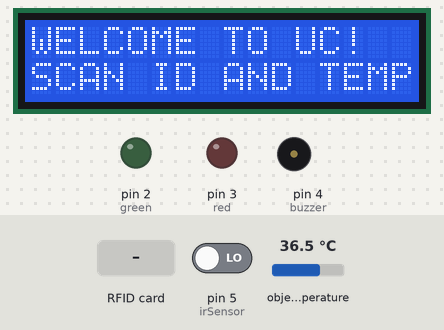
A sketch run on a simulated Arduino Uno, built with avr-gcc and run on an emulated ATmega328P. Shown: 16×2 character LCD, output pins drawn as LEDs (lit = HIGH), buzzer (waves = sounding, pin HIGH). Inputs (shaded band) come from the test bench; at power-on: pin 5 (irSensor) LOW, object temperature 36.5 °C. Pins used as bus, display or sensor lines are not drawn; what the sketch prints to the serial monitor is not drawn.

Above: at 1.3 s.
1.4 s: RFID card 5E 7A 19 C4 held to the reader
At 2.66 s:
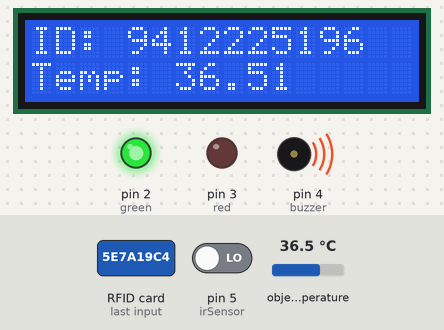
At 3.4 s:
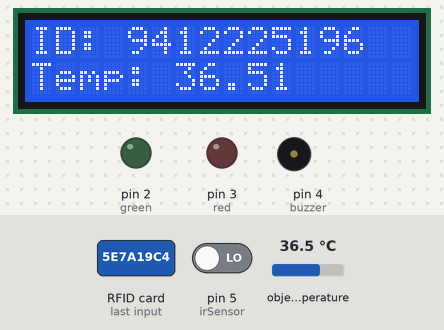
4.4 s: RFID card 5E 7A 19 C4 held to the reader
At 5.94 s:
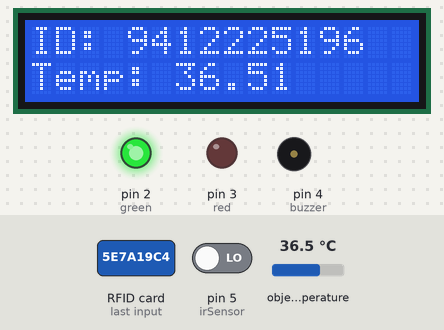
Timing chart, 0 to 7.6 s (numbered marks = the images above; inputs shaded):
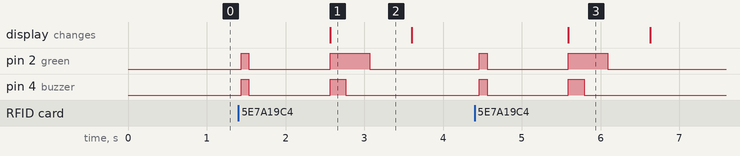

Measured:
- after the input at 1.4 s, pin 2 (green): LOW → HIGH at once, → LOW 0.10 s later, → HIGH 1.0 s later, → LOW 0.50 s later; pin 4 (buzzer): LOW → HIGH at once, → LOW 0.10 s later, → HIGH 1.0 s later, → LOW 0.20 s later; the display: changes after 1.2 s (image 1)
- after the input at 4.4 s, pin 2 (green): LOW → HIGH after 0.06 s, → LOW 0.10 s later, → HIGH 1.0 s later, → LOW 0.50 s later; pin 4 (buzzer): LOW → HIGH after 0.06 s, → LOW 0.10 s later, → HIGH 1.0 s later, → LOW 0.20 s later; the display: changes after 1.2 s (image 3)
- what the display in image 1 shows lasts 1.0 s, from 2.6 s to 3.6 s

The sketch:

arduino-cde.ino
```cpp
  #include <SPI.h>
  #include <MFRC522.h>
  #include <Adafruit_MLX90614.h>
  #include <Arduino.h>
  #include <Wire.h>
  #include <LiquidCrystal_PCF8574.h>

  #define SS_PIN 10
  #define RST_PIN 9

  MFRC522 rfid(SS_PIN, RST_PIN); // Instance of the class
  LiquidCrystal_PCF8574 lcd(0x27);


  // Init array that will store id number
  byte nuidPICC[4];
  String idstr;
  Adafruit_MLX90614 mlx = Adafruit_MLX90614();

  //for timer in irsensor and temsensor
  unsigned long starttime;
  unsigned long endtime;
  const unsigned long period = 5000;

  // for led and buzzer
  int green = 2;
  int red = 3;
  int buzzer = 4;
  int irSensor = 5;
  bool tempStatus;
  float temp;
  void setup() {
    pinMode(green,OUTPUT);
    pinMode(red, OUTPUT);
    pinMode(buzzer, OUTPUT);
    pinMode(irSensor, INPUT);

    Serial.begin(9600);
    //init for mfrc522
    SPI.begin();
    rfid.PCD_Init();
    //init for mlx
    mlx.begin();
    int error;
    Wire.begin();
    Wire.beginTransmission(0x27);
    error = Wire.endTransmission();
    Serial.print("Error: ");
    Serial.print(error);

    if (error == 0) {
      Serial.println(": LCD found.");
      lcd.begin(16, 2);  // initialize the lcd
    } else {
      Serial.println(": LCD not found.");
    }
  }


  void loop() {
    lcd.setBacklight(255);
    lcd.home();
    lcd.clear();


    lcd.setCursor(0,0);
    lcd.print("WELCOME TO UC!");
    lcd.setCursor(0,1);
    lcd.print("SCAN ID AND TEMP");

    //check for new card and read id num
    if(rfid.PICC_IsNewCardPresent() && rfid.PICC_ReadCardSerial()){
      digitalWrite(green,HIGH);
      digitalWrite(red,LOW);
      digitalWrite(buzzer,HIGH);
      delay(100);
      digitalWrite(green, LOW);
      digitalWrite(red, LOW);
      digitalWrite(buzzer, LOW);
      // Store NUID into nuidPICC array
      idstr="";
      for (byte i = 0; i < 4; i++) {
        nuidPICC[i] = rfid.uid.uidByte[i];
        idstr+=rfid.uid.uidByte[i];
      }

      for(int i =0; i<4; i++){
        Serial.print(rfid.uid.uidByte[i]);
      }
      Serial.print(" ");
      rfid.PICC_HaltA();
      rfid.PCD_StopCrypto1();
      delay(500);
      checkSensor();

      if(tempStatus == false){
        Serial.println("");
        lcd.clear();
        lcd.setCursor(0, 0);
        lcd.print("No Temp");
        lcd.setCursor(0, 1);
        lcd.print("Detected!");

        digitalWrite(green, LOW);
        digitalWrite(red, HIGH);
        digitalWrite(buzzer, HIGH);
        delay(1000);
        digitalWrite(green, LOW);
        digitalWrite(red, LOW);
        digitalWrite(buzzer, LOW);


      }else{
        tempStatus = true;
      }
    }
  }

  void checkSensor(){
    starttime=millis();
    endtime=starttime;
    //given 5 seconds for user to present hand to measure temp
    while((endtime - starttime) <=5000){
      if(digitalRead(irSensor) == 0){
        delay(500);
        temp = mlx.readObjectTempC();
        checkTemp(temp);
        tempStatus=true;
        break;
      }else{
        tempStatus=false;
      }
      endtime=millis();
    }
  }

  void checkTemp(float temp1){
    Serial.println(temp1);
    if(temp1 >= 37.5){
      lcd.clear();
      lcd.setCursor(0, 0);
      lcd.print(idstr);
      lcd.setCursor(0, 1);
      lcd.print("Temp: ");
      lcd.setCursor(6, 1);
      lcd.print(temp1);

      digitalWrite(green, LOW);
      digitalWrite(red, HIGH);
      digitalWrite(buzzer, HIGH);
      delay(500);
      digitalWrite(buzzer, LOW);
      delay(500);
      digitalWrite(buzzer, HIGH);
      delay(500);
      digitalWrite(buzzer, LOW);
      delay(500);
      digitalWrite(buzzer, HIGH);
      delay(500);
      digitalWrite(green, LOW);
      digitalWrite(red, LOW);
      digitalWrite(buzzer, LOW);


    }else{
      lcd.clear();
      lcd.setCursor(0, 0);
      lcd.print("ID: ");
      lcd.setCursor(4, 0);
      lcd.print(idstr);
      lcd.setCursor(0, 1);
      lcd.print("Temp: ");
      lcd.setCursor(6, 1);
      lcd.print(temp1);

      digitalWrite(green, HIGH);
      digitalWrite(red, LOW);
      digitalWrite(buzzer, HIGH);
      delay(200);
      digitalWrite(green, HIGH);
      digitalWrite(red, LOW);
      digitalWrite(buzzer, LOW);
      delay(300);
      digitalWrite(green, LOW);
      delay(500);
    }
  }
```
